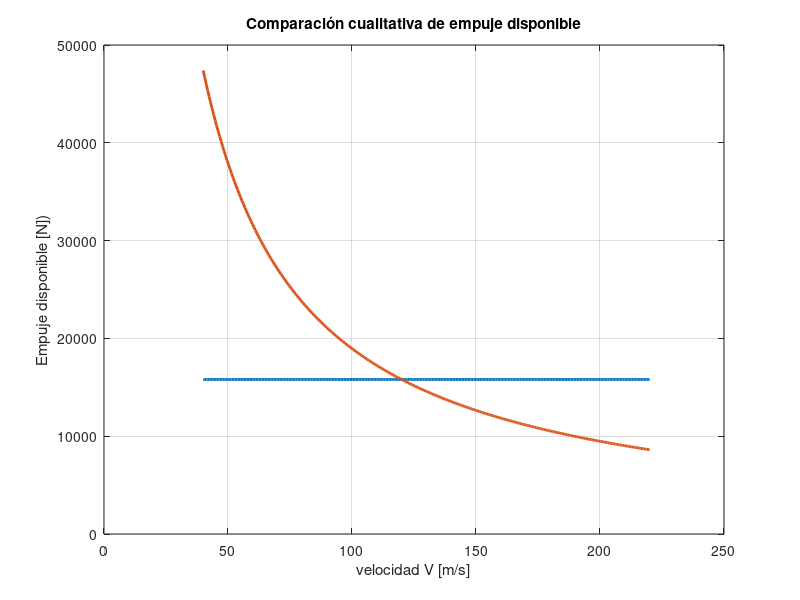

Reproduce this figure in MATLAB.
%% =======================================================
%Motor alternativo + hélice
%=========================================================
% Tomamos valores de ejemplo para ver la diferencia con el turborreactor
Vvec = linspace(40,220,300);
T0=15800;
T_jet =T0*ones(size(Vvec));
Pdisp= T0*120; %potencia equivalente de referencia a V=120 m/s
T_prop= Pdisp./Vvec; %sería el empuje equivalente del motor+helice

figure('Name','Comparación cualitativa');
plot(Vvec,T_jet,'LineWidth',2);
hold on;
grid on;

plot(Vvec, T_prop, 'LineWidth',2);

xlabel ('velocidad V [m/s]');
ylabel ('Empuje disponible [N])');
title ('Comparación cualitativa de empuje disponible');

saveas(gcf,'comparacion.png')
